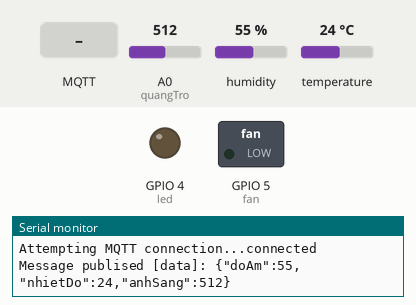
This sketch was run on a simulated ESP8266 (NodeMCU). Parts: switched loads named in the sketch (green lamp = pin HIGH), output pins drawn as LEDs (lit = HIGH), the last lines printed to the serial monitor. The test bench sets the inputs (shaded band); at power-on: A0 (quangTro) = 512, humidity 55 %, temperature 24 °C. WiFi joins after 1.5 s; servers stay silent unless stated; no MQTT or app messages arrive unless stated.

Above: at 3.2 s.
3.3 s: MQTT message "1" arrives on the first subscribed topic
At 5.6 s:
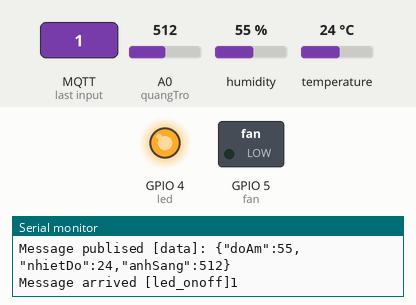
6.5 s: MQTT message "1" arrives on the second subscribed topic
At 8.4 s:
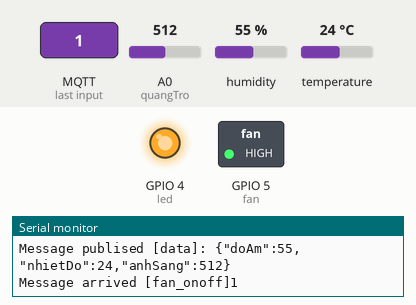
9.5 s: MQTT message "led_onoff" arrives on the first subscribed topic
At 12.3 s:
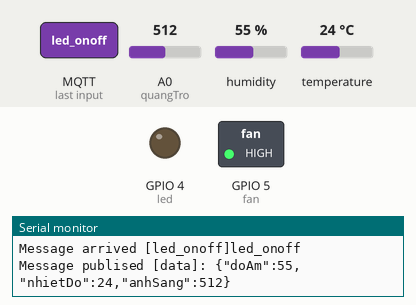
12.6 s: MQTT message "0" arrives on the second subscribed topic
At 15.0 s:
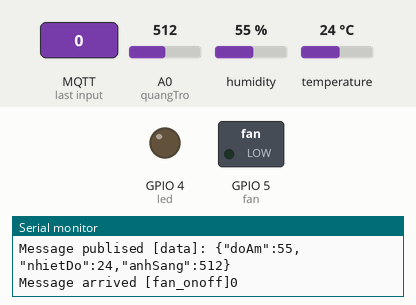
Timing chart, 0 to 16.5 s (numbered marks = the images above; inputs shaded):
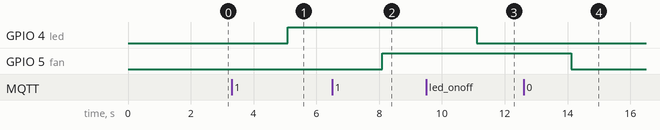

Measured:
- after the input at 3.3 s, GPIO 4 (led): LOW → HIGH after 1.8 s
- after the input at 6.5 s, GPIO 5 (fan): LOW → HIGH after 1.6 s
- after the input at 9.5 s, GPIO 4 (led): HIGH → LOW after 1.6 s
- after the input at 12.6 s, GPIO 5 (fan): HIGH → LOW after 1.5 s

The sketch:

sketch_oct13a.ino
```cpp
//mosquitto_sub -h broker.mqtt-dashboard.com -t data
//mosquitto_pub -h broker.mqtt-dashboard.com -t led_onoff -m "1"
//mosquitto_pub -h broker.mqtt-dashboard.com -t fan_onoff -m "1"
//mosquitto_sub -h localhost -t data
#include <ESP8266WiFi.h>
#include "DHTesp.h"
#include <ArduinoJson.h>
#include <PubSubClient.h>
#include <WiFiClientSecure.h>

#define DHTpin 2
#define VIN 3.3
#define R 10000
DHTesp dht;
const int quangTro = A0;

const int led = 4;
const int fan = 5;

const char* ssid = "Denho";
const char* password = "denhohon";
const char* mqtt_server = "broker.mqtt-dashboard.com";
const char* mqtt_username = "nksnks";
const char* mqtt_password = "0123456789";
const int mqtt_port = 8883;

/**** Secure WiFi Connectivity Initialisation *****/
WiFiClientSecure espClient;

/**** MQTT Client Initialisation Using WiFi Connection *****/
PubSubClient client(espClient);

unsigned long lastMsg = 0;
#define MSG_BUFFER_SIZE (50)
char msg[MSG_BUFFER_SIZE];

void setup_wifi() {
  delay(10);
  Serial.print("\nConnecting to ");
  Serial.println(ssid);
  WiFi.mode(WIFI_STA);
  WiFi.begin(ssid, password);

  while (WiFi.status() != WL_CONNECTED) {
    delay(1000);
    Serial.print(".");
  }

  randomSeed(micros());
  Serial.println("\nWiFi connected\nIP address: ");
  Serial.println(WiFi.localIP());
}

void reconnect() {
  // Loop until we're reconnected
  while (!client.connected()) {
    Serial.print("Attempting MQTT connection...");
    String clientId = "ESP8266Client-3039";   // Create a random client ID
    // clientId += String(random(0xffff), HEX);

    // Attempt to connect
    if (client.connect(clientId.c_str(), mqtt_username, mqtt_password)) {
      Serial.println("connected");
      client.subscribe("led_onoff");   // subscribe the topics here
      client.subscribe("fan_onoff");
    } else {
      Serial.print("failed, rc=");
      Serial.print(client.state());
      Serial.println(" try again in 5 seconds");   // Wait 5 seconds before retrying
      delay(10000);
    }
  }
}

void callback(char* topic, byte* payload, unsigned int length) {
  String incommingMessage = "";
  for (int i = 0; i < length; i++) incommingMessage += (char)payload[i];
  Serial.println("Message arrived [" + String(topic) + "]" + incommingMessage);

  //--- check the incomming message
  if(strcmp(topic, "led_onoff") == 0){
     if (incommingMessage.equals("1")) digitalWrite(led, HIGH);   // Turn on led
     else digitalWrite(led, LOW);  // Turn off led
  }

  if(strcmp(topic, "fan_onoff") == 0){
    if(incommingMessage.equals("1")) digitalWrite(fan, HIGH);
    else digitalWrite(fan, LOW);
  }
}

void publishMessage(const char* topic, String payload , boolean retained){
  if (client.publish(topic, payload.c_str(), true))
    Serial.println("Message publised [" + String(topic)+"]: " + payload);
}

void setup() {
  dht.setup(DHTpin, DHTesp::DHT11); //Set up DHT11 sensor
  pinMode(led, OUTPUT);
  pinMode(fan, OUTPUT);
  Serial.begin(9600);
  while (!Serial) delay(1);
  setup_wifi();

  espClient.setInsecure();
  client.setServer(mqtt_server, mqtt_port);
  client.setCallback(callback);
}
void loop() {
  if (!client.connected()) reconnect(); // check if client is connected
  client.loop();

  //read DHT11 temperature and humidity reading
  delay(dht.getMinimumSamplingPeriod());
  float doAm = dht.getHumidity();
  float nhietDo = dht.getTemperature();
  int anhSang = analogRead(quangTro);

  DynamicJsonDocument doc(1024);
  doc["doAm"] = doAm;
  doc["nhietDo"] = nhietDo;
  doc["anhSang"] = anhSang;

  char mqtt_message[128];
  serializeJson(doc, mqtt_message);
  publishMessage("data", mqtt_message, true);
  delay(2000);
}
```
